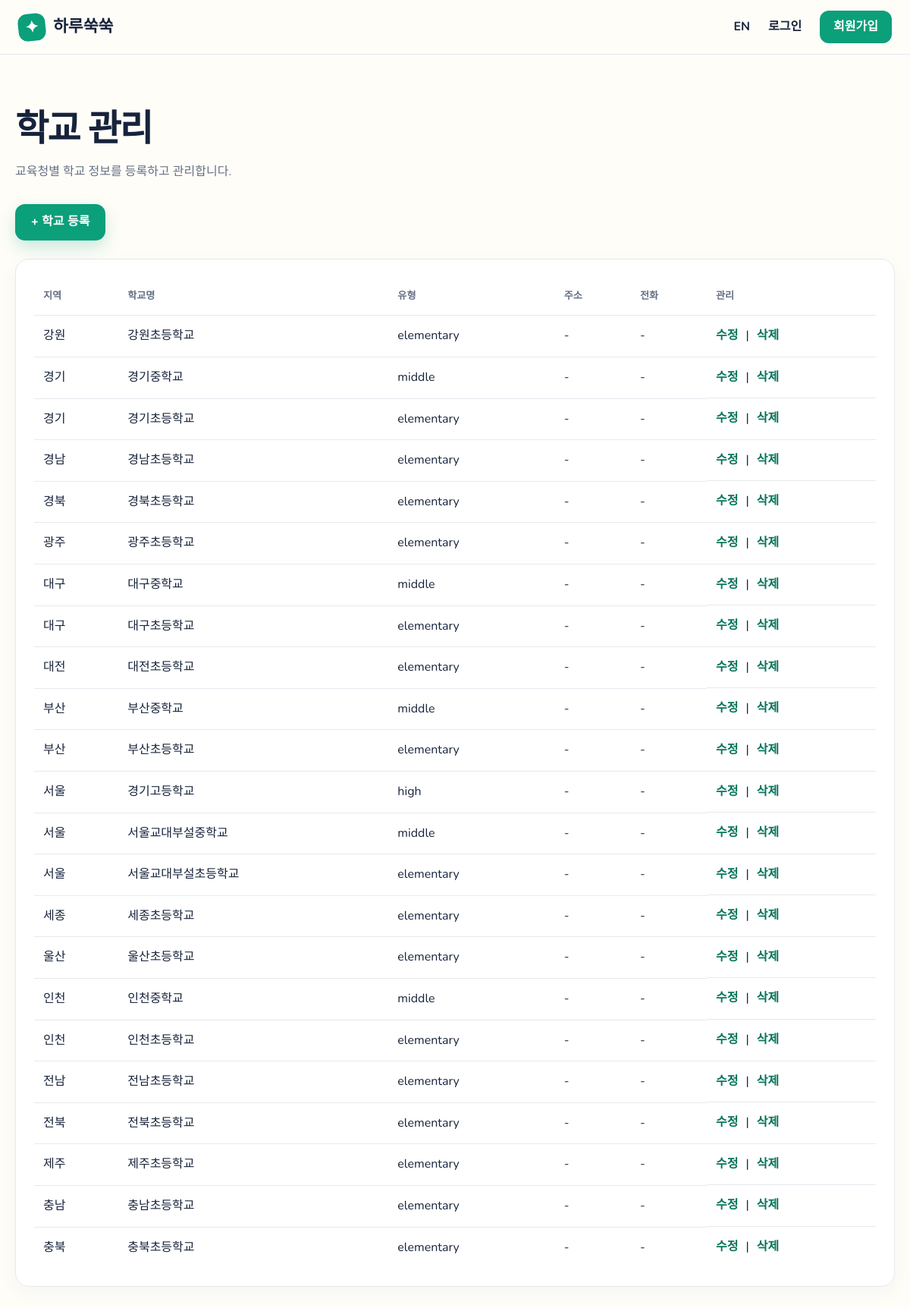
/admin/schools, run on the app's committed database.
### app/models.py (models this page shows)
class School(db.Model):
    id = db.Column(db.Integer, primary_key=True)
    education_office_id = db.Column(db.Integer, db.ForeignKey("education_office.id"), nullable=False, index=True)
    name = db.Column(db.String(120), nullable=False)
    school_type = db.Column(db.String(20), nullable=False)  # elementary, middle, high
    address = db.Column(db.String(255))
    phone = db.Column(db.String(40))
    homepage = db.Column(db.String(255))
    created_at = db.Column(db.DateTime(timezone=True), nullable=False, default=utcnow)

class EducationOffice(db.Model):
    id = db.Column(db.Integer, primary_key=True)
    name = db.Column(db.String(80), nullable=False)
    region = db.Column(db.String(40), nullable=False)
    address = db.Column(db.String(255))
    phone = db.Column(db.String(40))
    homepage = db.Column(db.String(255))
    created_at = db.Column(db.DateTime(timezone=True), nullable=False, default=utcnow)
    schools = db.relationship("School", backref="education_office", lazy=True)

### app/admin/routes.py (the view)
@admin_bp.route("/schools")
@admin_required
def schools():
    schools = School.query.join(EducationOffice).order_by(EducationOffice.region, School.name).all()
    return render_template("admin/schools.html", schools=schools)

### app/admin/routes.py (called while the page is built)
def admin_required(view):
    @wraps(view)
    def wrapped(*args, **kwargs):
        return view(*args, **kwargs)
    return wrapped

### app/i18n.py (called while the page is built)
def get_locale():
    if current_user.is_authenticated:
        return current_user.ui_language
    return session.get("language", "ko")

def translate(key):
    language = get_locale()
    return MESSAGES.get(language, MESSAGES["ko"]).get(key, key)

### app/templates/admin/schools.html
{% extends "base.html" %}
{% block content %}
<section class="page-heading"><h1>학교 관리</h1><p>교육청별 학교 정보를 등록하고 관리합니다.</p></div></section>
<a class="button primary" href="{{ url_for('admin.school_new') }}">+ 학교 등록</a>
<div class="table-wrap panel">
  <table>
    <thead>
      <tr><th>지역</th><th>학교명</th><th>유형</th><th>주소</th><th>전화</th><th>관리</th></tr>
    </thead>
    <tbody>
    {% for school in schools %}
      <tr>
        <td>{{ school.education_office.region }}</td>
        <td>{{ school.name }}</td>
        <td>{{ school.school_type }}</td>
        <td>{{ school.address or '-' }}</td>
        <td>{{ school.phone or '-' }}</td>
        <td class="row-actions">
          <a href="{{ url_for('admin.school_edit', school_id=school.id) }}">수정</a> |
          <form method="post" action="{{ url_for('admin.school_delete', school_id=school.id) }}" style="display:inline" onsubmit="return confirm('삭제할까요?')">
            <button type="submit">삭제</button>
          </form>
        </td>
      </tr>
    {% endfor %}
    </tbody>
  </table>
</div>
{% endblock %}

### app/static/css/app.css (style rules this page uses)
:root { --ink: #17233b; --muted: #667085; --paper: #fffdf8; --surface: #ffffff; --line: #e6e9ef; --green: #0b9f7a; --green-dark: #08755c; --mint: #dff8ee; --yellow: #ffc94a; --orange: #ff835d; --blue: #5a80ef; --danger: #e53e3e; --danger-dark: #9b2c2c; --shadow: 0 16px 45px rgba(27, 45, 77, .1); }
* { box-sizing: border-box; }
body { margin: 0; color: var(--ink); background: var(--paper); font-family: "Nunito", "Gowun Dodum", sans-serif; line-height: 1.6; }
a { color: inherit; text-decoration: none; }
button, input, select, textarea { font: inherit; }
button, .button { cursor: pointer; }
h1, h2, h3, p { margin-top: 0; }
.button { display: inline-flex; align-items: center; justify-content: center; gap: 12px; min-height: 46px; border: 1px solid transparent; border-radius: 13px; padding: 10px 20px; font-weight: 800; transition: .2s ease; }
.button.primary { color: white; background: var(--green); box-shadow: 0 9px 22px rgba(11,159,122,.22); }
.subject-preview article, .panel, .stats-grid article { background: white; border: 1px solid var(--line); border-radius: 18px; padding: 24px; box-shadow: 0 8px 24px rgba(27,45,77,.04); }
.muted, .page-heading p, .welcome-row p { color: var(--muted); }
.welcome-row h1, .page-heading h1, .attempt-head h1 { margin: 12px 0 5px; font-size: clamp(2rem, 4vw, 3.3rem); letter-spacing: -.04em; }
.panel { margin-top: 24px; }
.table-wrap { overflow-x: auto; }
table { width: 100%; border-collapse: collapse; }
th, td { text-align: left; padding: 14px 12px; border-bottom: 1px solid var(--line); }
th { color: var(--muted); font-size: .82rem; }
tbody tr:last-child td { border-bottom: 0; }
.page-heading { margin-bottom: 30px; }
.page-heading p { max-width: 700px; }
.row-actions { display: flex; gap: 10px; }
.row-actions a, .row-actions button { border: 0; background: none; color: var(--green-dark); font-weight: 800; padding: 0; }

### data on the page
School: education_office.region "강원", name "강원초등학교", school_type "elementary", address "-", phone "-"
School: education_office.region "경기", name "경기중학교", school_type "middle", address "-", phone "-"
School: education_office.region "경기", name "경기초등학교", school_type "elementary", address "-", phone "-"
School: education_office.region "경남", name "경남초등학교", school_type "elementary", address "-", phone "-"
School: education_office.region "경북", name "경북초등학교", school_type "elementary", address "-", phone "-"
School: education_office.region "광주", name "광주초등학교", school_type "elementary", address "-", phone "-"
School: education_office.region "대구", name "대구중학교", school_type "middle", address "-", phone "-"
School: education_office.region "대구", name "대구초등학교", school_type "elementary", address "-", phone "-"
School: education_office.region "대전", name "대전초등학교", school_type "elementary", address "-", phone "-"
School: education_office.region "부산", name "부산중학교", school_type "middle", address "-", phone "-"
School: education_office.region "부산", name "부산초등학교", school_type "elementary", address "-", phone "-"
School: education_office.region "서울", name "경기고등학교", school_type "high", address "-", phone "-"
School: education_office.region "서울", name "서울교대부설중학교", school_type "middle", address "-", phone "-"
School: education_office.region "서울", name "서울교대부설초등학교", school_type "elementary", address "-", phone "-"
School: education_office.region "세종", name "세종초등학교", school_type "elementary", address "-", phone "-"
School: education_office.region "울산", name "울산초등학교", school_type "elementary", address "-", phone "-"
School: education_office.region "인천", name "인천중학교", school_type "middle", address "-", phone "-"
School: education_office.region "인천", name "인천초등학교", school_type "elementary", address "-", phone "-"
School: education_office.region "전남", name "전남초등학교", school_type "elementary", address "-", phone "-"
School: education_office.region "전북", name "전북초등학교", school_type "elementary", address "-", phone "-"
School: education_office.region "제주", name "제주초등학교", school_type "elementary", address "-", phone "-"
School: education_office.region "충남", name "충남초등학교", school_type "elementary", address "-", phone "-"
School: education_office.region "충북", name "충북초등학교", school_type "elementary", address "-", phone "-"

### other printed values
{{ t('app_name') }} "하루쑥쑥"
{{ 'EN' if current_language == 'ko' else '한국어' }} "EN"
{{ t('login') }} "로그인"
{{ t('register') }} "회원가입"
